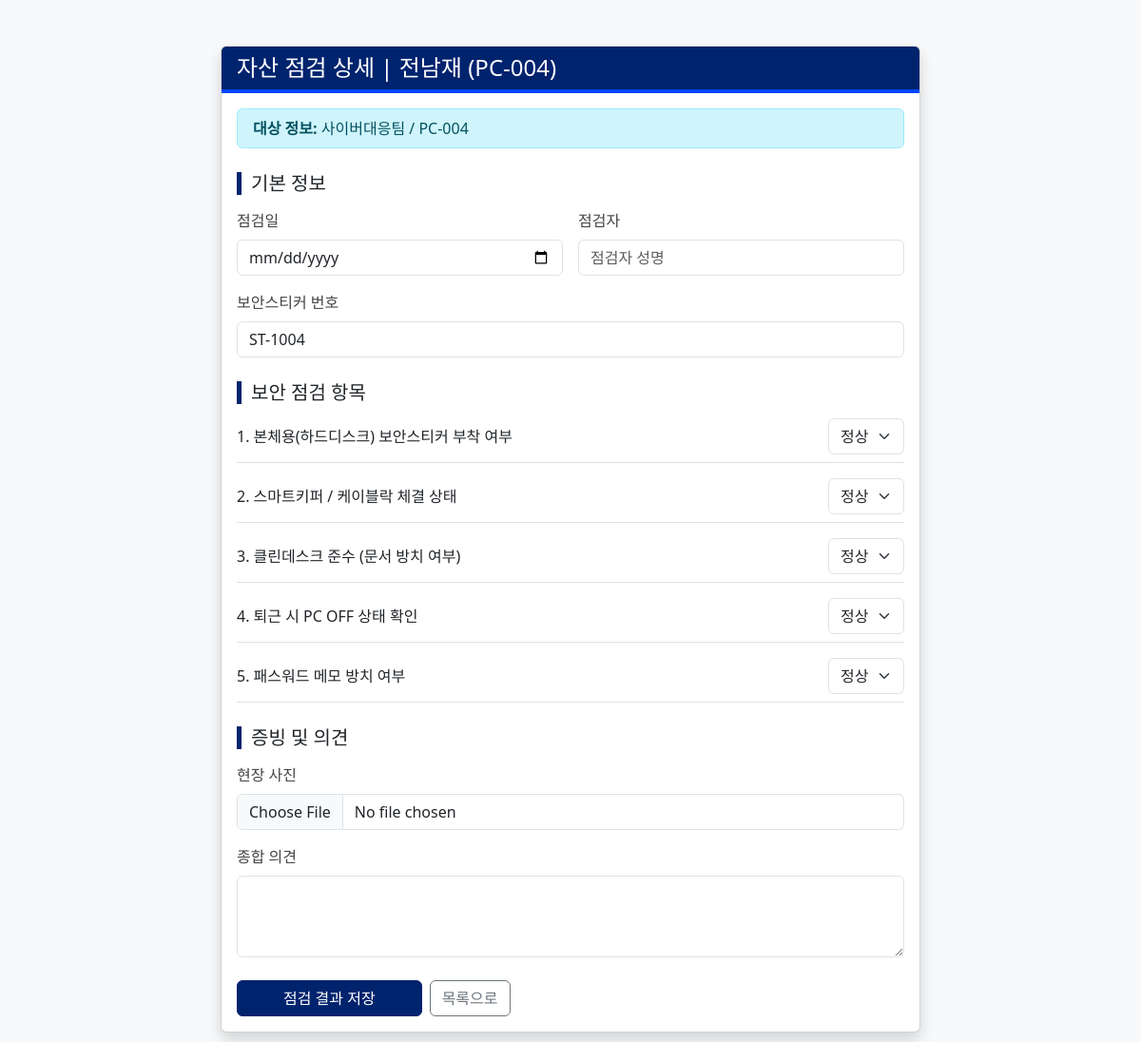
/detail/PC-004, run on the app's committed database.
### tables this page shows
CREATE TABLE users (
        id INTEGER PRIMARY KEY AUTOINCREMENT,
        name TEXT NOT NULL,
        department TEXT NOT NULL,
        asset_no TEXT NOT NULL UNIQUE,
        sticker_no TEXT
    );

### app.py (the view, shortened to what this page needs)
@app.route("/detail/<asset_no>", methods=["GET", "POST"])
def detail(asset_no):
    conn = get_db()
    cur = conn.cursor()
    user = cur.execute("SELECT * FROM users WHERE asset_no=?", (asset_no,)).fetchone()
    if not user:
        conn.close()
        abort(404, description="Unknown asset_no")
    inspection = cur.execute("SELECT * FROM inspections WHERE asset_no=?", (asset_no,)).fetchone()
    conn.close()
    return render_template("detail.html", user=user, inspection=inspection)

### app.py (called while the page is built)
def get_db():
    conn = sqlite3.connect(DB_FILE)
    conn.row_factory = sqlite3.Row
    return conn

### templates/detail.html (shortened to what this page needs)
<!DOCTYPE html>
<html lang="ko">
<head>
    <link href="https://cdn.jsdelivr.net/npm/bootstrap@5.3.0/dist/css/bootstrap.min.css" rel="stylesheet">
</head>
<body>
    <div class="container py-5">
        <div class="row justify-content-center">
            <div class="col-md-8">
                <div class="card shadow">
                    <div class="card-header">
                        <h4 class="mb-0">자산 점검 상세 | {{user.name}} ({{user.asset_no}})</h4>
                    </div>
                    <div class="card-body">
                        <div class="alert alert-info py-2">
                            <strong>대상 정보:</strong> {{user.department}} / {{user.asset_no}}
                        </div>
                        <form method="post" enctype="multipart/form-data">
                            <h5 class="section-title">기본 정보</h5>
                            <div class="row g-3">
                                <div class="col-md-6">
                                    <label class="form-label">점검일</label>
                                    <input type="date" name="inspect_date" class="form-control" required value="{{ inspection.inspect_date if inspection else '' }}">
                                </div>
                                <div class="col-md-6">
                                    <label class="form-label">점검자</label>
                                    <input name="inspector" class="form-control" placeholder="점검자 성명" required value="{{ inspection.inspector if inspection else '' }}">
                                </div>
                                <div class="col-md-12">
                                    <label class="form-label">보안스티커 번호</label>
                                    <input name="sticker_no" class="form-control" value="{{ inspection.sticker_no if inspection else user.sticker_no }}">
                                </div>
                            </div>
                            <h5 class="section-title">보안 점검 항목</h5>
                            <div class="space-y-3">
                                {% set items = [
                                    "본체용(하드디스크) 보안스티커 부착 여부",
                                    "스마트키퍼 / 케이블락 체결 상태",
                                    "클린데스크 준수 (문서 방치 여부)",
                                    "퇴근 시 PC OFF 상태 확인",
                                    "패스워드 메모 방치 여부"
                                ] %}
                                {% for i in range(1,6) %}
                                <div class="mb-3 border-bottom pb-2">
                                    <div class="d-flex justify-content-between align-items-center">
                                        <label class="mb-0">{{i}}. {{items[i-1]}}</label>
                                        <select name="item{{i}}" class="form-select w-auto">
                                            <option value="1" {% if inspection and inspection['item'~i] == 1 %}selected{% endif %}>정상</option>
                                        </select>
                                    </div>
                                </div>
                                {% endfor %}
                            </div>
                            <h5 class="section-title">증빙 및 의견</h5>
                            <div class="mb-3">
                                <label class="form-label">현장 사진</label>
                                <input type="file" name="photo" class="form-control">
                            </div>
                            <div class="mb-4">
                                <label class="form-label">종합 의견</label>
                                <textarea name="comment" class="form-control" rows="3">{{ inspection.comment if inspection else '' }}</textarea>
                            </div>
                            <div class="d-flex gap-2">
                                <button type="submit" class="btn btn-primary px-5">점검 결과 저장</button>
                                <a href="/" class="btn btn-outline-secondary">목록으로</a>
                            </div>
                        </form>
                    </div>
                </div>
            </div>
        </div>
    </div>
</body>
</html>

### templates/detail.html (style rules this page uses)
:root { --shinhan-blue: #00236e; --shinhan-gold: #0046ff; }
body { background-color: #f8f9fa; }
.card-header { background-color: var(--shinhan-blue); color: white; border-bottom: 4px solid var(--shinhan-gold); }
.btn-primary { background-color: var(--shinhan-blue); border-color: var(--shinhan-blue); }
.form-label { fw-bold; color: #444; }
.section-title { border-left: 5px solid var(--shinhan-blue); padding-left: 10px; margin: 25px 0 15px; }

### data on the page
users: name "전남재", asset_no "PC-004", department "사이버대응팀", sticker_no "ST-1004"

### other printed values
{{ i }} "1" "2" "3" "4" "5"
{{ items[i-1] }} "본체용(하드디스크) 보안스티커 부착 여부" "스마트키퍼 / 케이블락 체결 상태" "클린데스크 준수 (문서 방치 여부)" "퇴근 시 PC OFF 상태 확인" "패스워드 메모 방치 여부"
